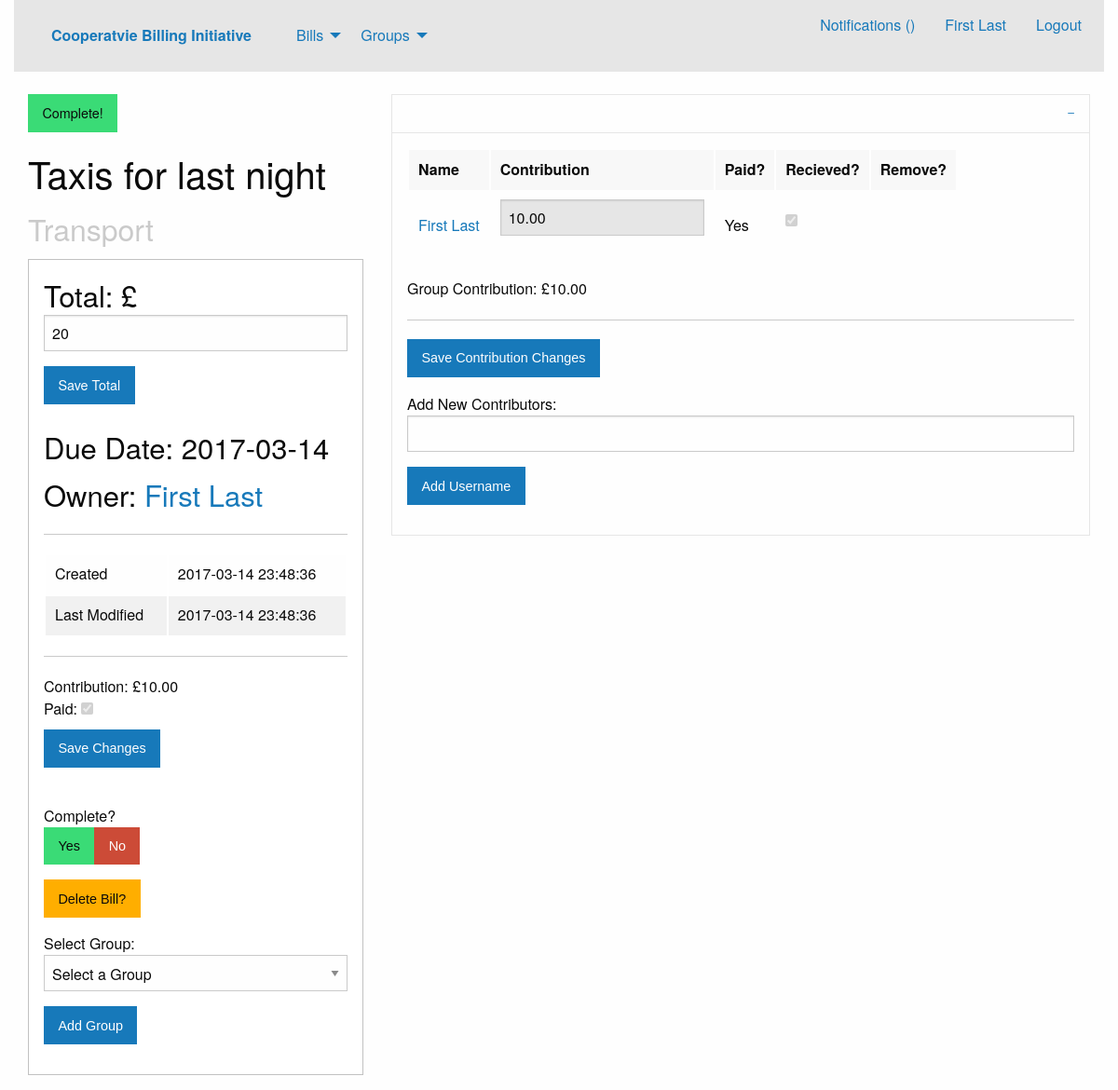
The app's page /viewBill.php?bid=3 (signed in) with its own data.
### tables this page shows
CREATE TABLE users
(
	userID INTEGER NOT NULL UNIQUE PRIMARY KEY AUTOINCREMENT,
	username VARCHAR(30) NOT NULL UNIQUE,
	realname VARCHAR(30) NOT NULL,
	pass VARCHAR(50) NOT NULL,
	salt VARCHAR(50) NOT NULL,
	email VARCHAR(50) NOT NULL UNIQUE,
	createTS TIMESTAMP DEFAULT CURRENT_TIMESTAMP,
	lastlogTS TIMESTAMP DEFAULT CURRENT_TIMESTAMP
);

CREATE TABLE bills
(
	billID INTEGER NOT NULL UNIQUE PRIMARY KEY AUTOINCREMENT,
	name VARCHAR(50) NOT NULL,
	total DOUBLE NOT NULL,
	typeID INTEGER NOT NULL DEFAULT 1,
	createTS TIMESTAMP DEFAULT CURRENT_TIMESTAMP,
	editTS TIMESTAMP DEFAULT CURRENT_TIMESTAMP,
	dueTS TIMESTAMP NOT NULL DEFAULT CURRENT_DATE,
	complete BOOLEAN NOT NULL DEFAULT FALSE,
	FOREIGN KEY(typeID) REFERENCES billTypes(typeID)
);

CREATE TABLE billTypes
(
	typeID INTEGER NOT NULL UNIQUE PRIMARY KEY AUTOINCREMENT,
	typename VARCHAR(30) NOT NULL,
	icon VARCHAR(50)
);

CREATE TABLE billContributors
(
	billID INTEGER NOT NULL,
	userID INTEGER NOT NULL,
	groupID INTEGER DEFAULT 0,
	owner BOOLEAN NOT NULL DEFAULT FALSE,
	ammount DOUBLE NOT NULL DEFAULT 0,
	paid BOOLEAN NOT NULL DEFAULT FALSE,
	recieved BOOLEAN NOT NULL DEFAULT FALSE,
	PRIMARY KEY(billID, userID),
	FOREIGN KEY(billID) REFERENCES bills(billID),
	FOREIGN KEY(userID) REFERENCES users(userID),
	FOREIGN KEY(groupID) REFERENCES groups(groupID)
);

### database.php (called while the page is built, shortened)
<?php
class Database {
	private $database;
	function __construct() {
		$this->database = $this->getConnection();
	}
	function prepare($query) {
		return $this->database->prepare($query);
	}
	private function getConnection() {
		$conn = new SQLite3('bill.db');
		return $conn;
	}
}
?>

### viewBill.php (the view, shortened to what this page needs)
<?php session_start();
$uid = $_SESSION["uid"];
?>
<?php require "header.php"?>
<?php
	$bid = $_GET["bid"];
	$db = new Database();
	$editBill = false;
	$stmt = $db->prepare("SELECT owner FROM billContributors
		WHERE userID = :uid AND billID = :bid");
	$stmt->bindValue(":bid", $bid, SQLITE3_INTEGER);
	$stmt->bindValue(":uid", $uid, SQLITE3_INTEGER);
	$result = $stmt->execute();
	$check = $result->fetchArray();
	if(!empty($check)) {
		if ($check["owner"] != 0) $editBill = true;
	}
	$stmt = $db->prepare("SELECT * FROM bills
		INNER JOIN billTypes ON bills.typeID = billTypes.typeID
		INNER JOIN billContributors ON billContributors.billID = bills.billID
		WHERE bills.billID = :bid AND billContributors.userID = :uid");
	$stmt->bindValue(":bid", $bid, SQLITE3_INTEGER);
	$stmt->bindValue(":uid", $uid, SQLITE3_INTEGER);
	$result = $stmt->execute();
	$billData = $result->fetchArray();
	if ($billData["complete"] != 0)
		$complete = '<span class="button success" id="completeState" value="1">Complete!</span> ';
	else
		$complete = '<span class="button alert" id="completeState" value="0">Incomplete</span> ';
	$stmt = $db->prepare("SELECT users.userID, users.realname FROM users
		INNER JOIN billContributors ON billContributors.userID = users.userID
		WHERE billContributors.billID = :bid AND billContributors.owner = 1");
	$stmt->bindValue(":bid", $bid, SQLITE3_INTEGER);
	$result = $stmt->execute();
	$ownerData = $result->fetchArray();
	echo '
	<div class="column large-4">
		'.$complete.'<h2><span id="billName">'.$billData["name"].'</span><br /><small>'.$billData["typename"].'</small></h2>
		<div class="callout">
			<h3>Total: £';
	if ($editBill)
		echo '<input type="number" id="billTotal" step="0.01" min="0.01" required value="'.$billData["total"].'"/>
					<span id="saveTotal" class="button">Save Total</span>
					<span id="saveTotalErr" style="display:none"></span>';
	else echo number_format($billData["total"], 2);
	echo '</h3>
			<h3>Due Date: '.$billData["dueTS"].'</h3>
			<h3>Owner: <a href="profile.php?uid='.$ownerData["userID"].'">'.$ownerData["realname"].'</a></h3>
			<hr />
			<table><tr><td>Created</td><td>'.$billData["createTS"].'</td></tr>
			<tr><td>Last Modified</td><td>'.$billData["editTS"].'</td></tr></table>
			<hr />
			<div id="controlPanel">
				<input type="hidden" id="curBill" value="'.$bid.'" />
				<input type="hidden" id="editBill" value="'.$editBill.'" />
				<input type="hidden" id="ownerID" value="'.$ownerData["userID"].'" />
				Contribution: £<span id="selfCon">'.number_format($billData["ammount"], 2).'</span><br />
				Paid: <input type="checkbox" id="selfPaid" ';
	if ($billData["paid"] != 0) echo 'checked ';
	if ($billData["recieved"] != 0) echo 'disabled ';
	echo '/><br />
				<button class="button" id="saveSelfPayChange">Save Changes</button><br />
				<span id="updatePayMsg" style="display:none"></span></br>';
	if (!$editBill) echo '
				<button id="selfRemove" class="button alert">Stop Contributing</button><br />';
	else {
		echo '
				Complete? <br/><button id="completeYes" class="button success">Yes</button><button id="completeNo" class="button alert">No</button><br />
				<button id="dbill" class="button warning">Delete Bill?</button>
				<button id="dbyes" class="button alert dbbs" style="display:none">Delete Bill!</button>
				<button id="dbno" class="button dbbs" style="display:none">Never Mind</button><br />
				Select Group:
				<select id="groupSelect">
					<option value="0">Select a Group</option>
					';
		echo'
				</select>
				<button id="addWholeGroup" class="button">Add Group</button><br />
				<span id="addGroupMsg" style="display:none"></span>';
	}
	echo'
			</div>
		</div>
	</div>';
	$stmt = $db->prepare("SELECT * FROM billContributors
	INNER JOIN users ON billContributors.userID = users.userID
	LEFT JOIN groups ON billContributors.groupID = groups.groupID
	WHERE billContributors.billID = :bid ORDER BY billContributors.groupID");
	$stmt->bindValue(":bid", $bid, SQLITE3_INTEGER);
	$result = $stmt->execute();
	$lgid = -1;
	echo '
	<div id="groupCollate" class="column large-8">
		<ul class="accordion" data-accordion data-multi-expand="true" data-allow-all-closed="true">';
	while ($user = $result->fetchArray()) {
		if ($lgid != $user["groupID"]) {
			echo '
			<li class="accordion-item is-active" data-accordion-item>
				<a href="#" class="accordion-title">'.$user["name"].'</a>
				<div class="accordion-content" data-tab-content>
				<div class="table-scroll">
					<table>
					<thead>
						<tr>
						<td>Name</td>
						<td>Contribution</td>
						<td>Paid?</td>
						<td>Recieved?</td>';
			if ($editBill) echo '
						<td>Remove?</td>';
			echo '
						</tr>
					</thead>
					<tbody>';
			$lgid = $user["groupID"];
		}
		if ($user["paid"] != 0) $paid = "Yes";
		else $paid = "No";
		$ammount = number_format($user["ammount"],2);
		echo '
						<tr id="'.$user["userID"].'">
						<td class="name"><a href="profile.php?uid='.$user["userID"].'">'.$user["realname"].'</a></td><td class="contribution">';
		if ($editBill) {
			echo '
						<input type="number" name="ammount" step="0.01" min="0" required value="'.$ammount.'" ';
			if($user["recieved"] != 0) echo 'disabled ';
			echo '/>';
		} else echo '
						<input type="hidden" value="'.$ammount.'" name="ammount"/>£'.$ammount;
		echo '
						</td><td class="paid">'.$paid.'</td>';
		if ($editBill) {
			echo '
						<td class="recieved"><input type="checkbox" name="recieve" ';
			if ($user["recieved"] != 0) echo 'checked disabled';
			if ($user["paid"] == 0) echo 'disabled ';
			echo '/></td>
						<td class="remove">';
			echo'
						</td>';
		} else {
			echo '
						<td class="recieved">';
			if ($user["recieved"] != 0) echo 'Yes'; else echo 'No';
			echo '</td>';
		}
		echo '
						</tr>';
	}
	echo '
					</tbody>
					</table>
					Group Contribution: £<span class="groupContributionTally" id="gc-'.$lgid.'">0</span>';
	if ($editBill) {
		echo '
					<hr />
					<button class="saveConChanges button">Save Contribution Changes</button><br />
					<span class="saveConChangeMsg"></span>';
		if ($lgid == 0) echo '
					Add New Contributors:
					<div class="addcGen">';
		else echo '
					Add From Group:
					<div class="addG">';
		echo '
						<input type="text" name="username" pattern="[a-zA-Z0-9]+" maxlength="30" required />
						<button type="submit" class="button">Add Username</button>
						<input type="hidden" value="'.$lgid.'" name="gid" />
						<span class="errZone" style="display:none"></span>
					</div>';
	}
	echo '
				</div>
				</div>
			</li>
		</ul>
	</div>';
?>
<?php require_once "footer.php"?>

### header.php (shortened to what this page needs)
<?php
require_once 'database.php';
$isLog = !empty($_SESSION["uid"]);
if ($isLog) {
	$db = new Database();
	$stmt = $db->prepare("SELECT realname FROM users WHERE userID = :uid");
	$stmt->bindValue(":uid", $_SESSION["uid"], SQLITE3_INTEGER);
	$result = $stmt->execute();
	$temp = $result->fetchArray();
	$name = $temp["realname"];
}
?>
<!DOCTYPE html>
<html class="no-js" lang="en" dir="ltr">
  <head>
    <link rel="stylesheet" href="css/foundation.css">
    <link rel="stylesheet" href="css/app.css">
  </head>
</head>
<body>
		<div class="large-12 columns row">
			<div class="top-bar">
				<div class="top-bar-left">
					<ul class="dropdown menu" data-dropdown-menu>
						<li class="menu-text"><a href="index.php">Cooperatvie Billing Initiative</a></li>
						<li>
							<a href="bills.php">Bills</a>
						</li>
						<li>
							<a href="groups.php">Groups</a>
						</li>
					</ul>
				</div>
				<?php if ($isLog) echo '
				<input type="hidden" id="seshUser" value="'.$_SESSION["uid"].'" />
				<script>
				$(function() {
					var id = $("#seshUser").attr("value");
					function checkNoti() {
						$.post("getNotifications.php", {uid: id}, function(data, status) {
								$("#notinumber").html(data);
							});
					}
					checkNoti();
					setInterval(checkNoti, 2000);
				});
				</script>
				<div class="top-bar-right">
					<ul class="menu">
						<li><a href="notifications.php">Notifications (<span id="notinumber"></span>)</a></li>
						<li><a href="profile.php">'.$name.'</a></li>
						<li><a href="logout.php">Logout</a></li>
					</ul>
				</div>';?>
			</div>
	</div>
	<div class="row">
		<div class="columns large-12">

### records on screen
users: realname "First Last"
bills: name "Taxis for last night", typeID.typename "Transport", total "20", dueTS "2017-03-14", createTS "2017-03-14 23:48:36", editTS "2017-03-14 23:48:36", billcontributors.ammount "10.00"
billcontributors: recieved "☑", owner "Remove?", userID.realname "First Last", ammount "10.00", paid "Yes", paid "☑"

### other values on screen
$ownerData["realname"] "First Last"
